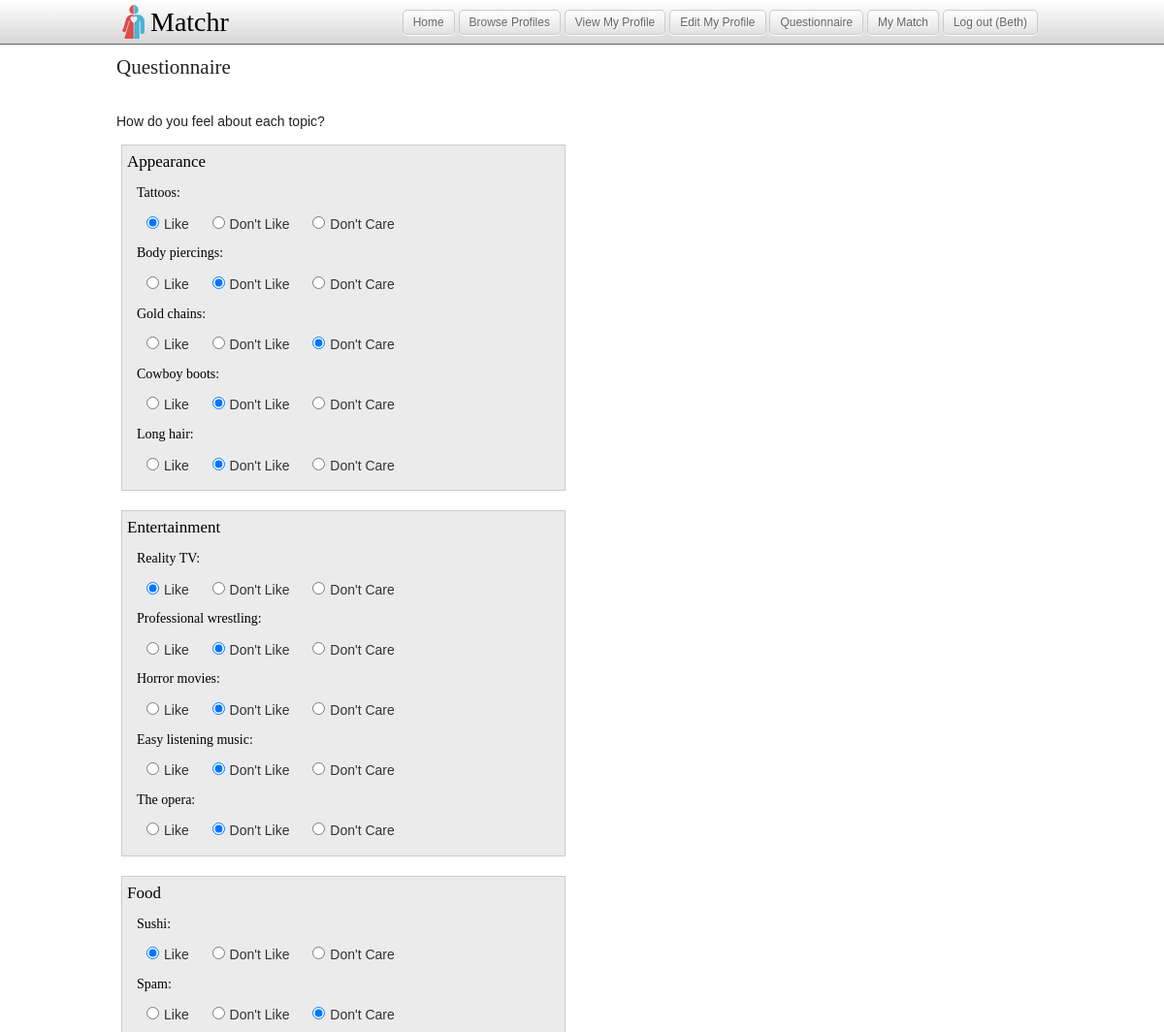
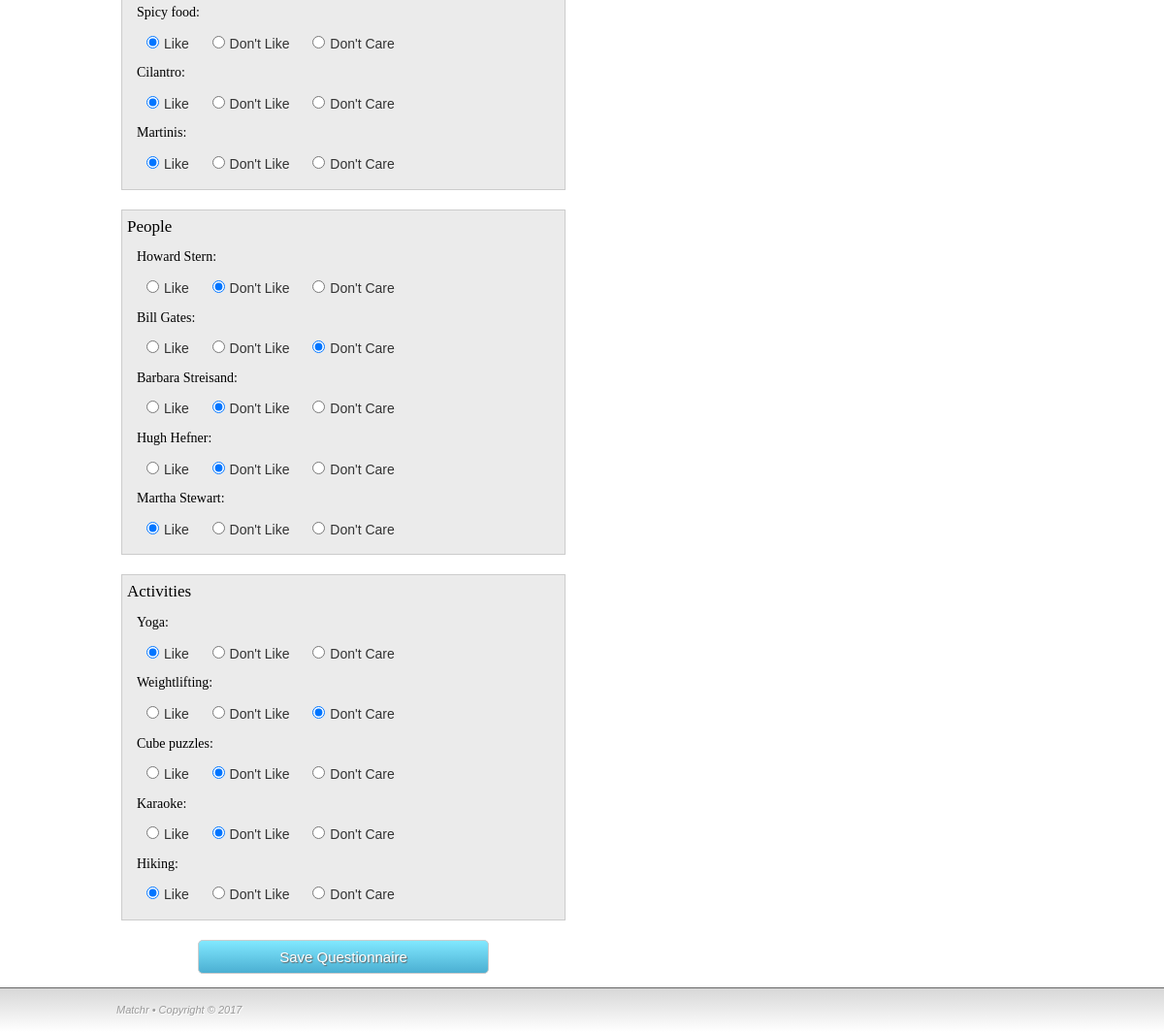
The page /questionnaire.php (signed in) on the database its author committed (2 pictures, top to bottom).
### tables this page shows
CREATE TABLE `categories` (
  `category_id` int(11) unsigned NOT NULL AUTO_INCREMENT,
  `name` varchar(48) DEFAULT NULL,
  PRIMARY KEY (`category_id`)
);

CREATE TABLE `responses` (
  `response_id` int(11) unsigned NOT NULL AUTO_INCREMENT,
  `user_id` int(11) unsigned DEFAULT NULL,
  `topic_id` int(11) unsigned DEFAULT NULL,
  `response` tinyint(4) unsigned DEFAULT NULL,
  PRIMARY KEY (`response_id`)
);

CREATE TABLE `topics` (
  `topic_id` int(11) unsigned NOT NULL AUTO_INCREMENT,
  `name` varchar(48) DEFAULT NULL,
  `category_id` int(11) unsigned DEFAULT NULL,
  PRIMARY KEY (`topic_id`)
);

### includes/functions.php (called while the page is built, shortened)
<?php
  function load_questionnaire($dbc, $user_id) {
    $errors = array();
    $query = "SELECT * FROM responses WHERE user_id = $user_id";
    $data = mysqli_query($dbc, $query);
    if (empty($errors)) {
      $query = "SELECT mr.response_id, mr.topic_id, mr.response, mt.name AS topic_name, mc.name AS category_name FROM responses AS mr INNER JOIN topics AS mt USING (topic_id) INNER JOIN categories AS mc USING (category_id) WHERE mr.user_id = $user_id";
      $data = mysqli_query($dbc, $query);
      $responses = array();
      while ($row = mysqli_fetch_array($data)) {
        array_push($responses, $row);
      }
      return array(true, $responses);
    }
    return array (false, $errors);
  }
?>

### questionnaire.php (the view, shortened to what this page needs)
<?php
  require_once('includes/appvars.php');
  require_once('includes/functions.php');
  require_once('template/HTMLstart.php');
?>
<div class="content">
  <h2>Questionnaire</h2>
  <div id="questionnaire" class="info left">
    <?php
      list($status, $data) = load_questionnaire($dbc, $_SESSION['user_id']);
      if ($status) {
        echo '<form action="' . $_SERVER['PHP_SELF'] . '" method="post" accept-charset="utf-8" enctype="multipart/form-data">';
        echo '<p>How do you feel about each topic?</p>';
        $category = $data[0]['category_name'];
        echo '<fieldset><span class="legend">' . $data[0]['category_name'] . '</span>';
        foreach ($data as $response) {
          if ($category != $response['category_name']) {
            $category = $response['category_name'];
            echo '</fieldset><fieldset><span class="legend">' . $response['category_name'] . '</span>';
          }
          echo '<label ' . ($response['response'] == NULL ? 'class=""' : '') . ' for="' . $response['response_id'] . '">' . $response['topic_name'] . ':</label>';
          echo '<input type="radio" name="' . $response['response_id'] . '" value="10" ' . ($response['response'] == 10 ? 'checked="checked"' : '') . ' />Like ';
          echo '<input type="radio" name="' . $response['response_id'] . '" value="1" ' . ($response['response'] == 1 ? 'checked="checked"' : '') . ' />Don\'t Like ';
          echo '<input type="radio" name="' . $response['response_id'] . '" value="3" ' . ($response['response'] == 3 ? 'checked="checked"' : '') . ' />Don\'t Care<br />';
        }
        echo '</fieldset>
        <input type="hidden" name="save_questionnaire" value="1">
        <input type="submit" value="Save Questionnaire" name="submit" />
        </form>';
      } else {
        echo 'oops';
      }
    ?>
  </div>
  <div class="info left">
  </div>
  <br class="clear">
</div>
<?php
  require_once('template/HTMLend.php');
?>

### css/style.css (style rules this page uses)
html { font-size: 100%; -webkit-text-size-adjust: 100%; -ms-text-size-adjust: 100%; }
html, button, input, select, textarea { font-family: sans-serif; color: #222; }
body { margin: 0; font-size: 1em; line-height: 1.4; }
form { margin: 0; }
fieldset { border: 0; margin: 0; padding: 0; }
label { cursor: pointer; }
button, input, select, textarea { font-size: 100%; margin: 0; vertical-align: baseline; *vertical-align: middle; }
button, input { line-height: normal; }
button, input[type="button"], input[type="reset"], input[type="submit"] { cursor: pointer; -webkit-appearance: button; *overflow: visible; }
input[type="checkbox"], input[type="radio"] { box-sizing: border-box; padding: 0; *width: 13px; *height: 13px; }
body { font-size: 14px; }
h1,h2,h3,h4,h5 { font-family: 'Arvo',serif; font-weight: normal; }
.content { width: 960px; margin: 0 auto 0; }
.left { float: left; }
.info { width: 468px; margin-right: 12px; }
.register input[type=submit], .login input[type=submit], .profile input[type=submit], #questionnaire input[type=submit] { width: 300px; height: 35px; display: block; margin: 5px auto; color: #fff; font-size: 15px; padding: 5px 10px; text-decoration: none; text-shadow: 1px 1px 1px #666; cursor: pointer; border: solid 1px #ccc; background-color: rgb(75,175,210); background-image: linear-gradient(bottom, rgb(75,175,210) 0%, rgb(129,232,255) 100%); background-image: -o-linear-gradient(bottom, rgb(75,175,210) 0%, rgb(129,232,255) 100%); background-image: -moz-linear-gradient(bottom, rgb(75,175,210) 0%, rgb(129,232,255) 100%); background-image: -webkit-linear-gradient(bottom, rgb(75,175,210) 0%, rgb(129,232,255) 100%); background-image: -ms-linear-gradient(bottom, rgb(75,175,210) 0%, rgb(129,232,255) 100%); background-image: -webkit-gradient( linear, left bottom, left top, color-stop(0, rgb(75,175,210)), color-stop(1, rgb(129,232,255)) ); -webkit-box-shadow: 0px 1px 0px #fff; -moz-box-shadow: 0px 1px 0px #fff; box-shadow: 0px 1px 0px #fff; -webkit-border-radius: 5px; -moz-border-radius: 5px; -o-border-radius: 5px; border-radius: 5px; }
#questionnaire fieldset { margin: 0 5px 20px; padding: 5px 5px 15px 5px; border: 1px solid #ccc; color: #333; background-color: #ebebeb; }
#questionnaire fieldset .legend { font-family: 'Arvo',serif; font-size: 17px; font-weight: normal; color: #000; background: transparent; }
#questionnaire fieldset label { display: block; font-family: 'Arvo',serif; font-size: 14px; font-weight: normal; padding: 4px; margin: 6px; color: #000; }
#questionnaire fieldset input[type=radio] { display: inline; margin: 4px 5px 4px 20px; }

### rows shown on the page
categories: name "Appearance"
responses: topic.name "Tattoos", response "☑"
responses: topic.name "Body piercings", response "☑"
responses: topic.name "Gold chains", response "☑"
responses: topic.name "Cowboy boots", response "☑"
responses: topic.name "Long hair", response "☑"
responses: categories.name "Entertainment", topic.name "Reality TV", response "☑"
responses: topic.name "Professional wrestling", response "☑"
responses: topic.name "Horror movies", response "☑"
responses: topic.name "Easy listening music", response "☑"
responses: topic.name "The opera", response "☑"
responses: categories.name "Food", topic.name "Sushi", response "☑"
responses: topic.name "Spam", response "☑"
responses: topic.name "Spicy food", response "☑"
responses: topic.name "Cilantro", response "☑"
responses: topic.name "Martinis", response "☑"
responses: categories.name "People", topic.name "Howard Stern", response "☑"
responses: topic.name "Bill Gates", response "☑"
responses: topic.name "Barbara Streisand", response "☑"
responses: topic.name "Hugh Hefner", response "☑"
responses: topic.name "Martha Stewart", response "☑"
responses: categories.name "Activities", topic.name "Yoga", response "☑"
responses: topic.name "Weightlifting", response "☑"
responses: topic.name "Cube puzzles", response "☑"
responses: topic.name "Karaoke", response "☑"
responses: topic.name "Hiking", response "☑"

### other values the page prints
$_SESSION['first_name'] "Beth"
